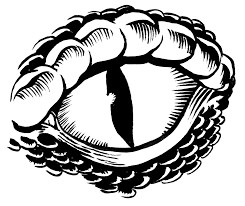
#> input picture data/eye.jpg, 245 x 206 px
$ jupyter execute --allow-errors Lesson6.ipynb   (shell and % lines are left out)
#> lines starting #> are read from the running program, lines starting #| are printed output that depends on the picture
# Введение Машинное обучение

# Что такое машинное обучение
Машинное обучение (Machine Learning) — обширный подраздел искусственного интеллекта,
изучающий методы построения алгоритмов, способных обучаться.

Различают два типа обучения:
* Обучение по прецедентам, или индуктивное обучение (обучение без учителя),
основано на выявлении общих закономерностей по частным эмпирическим данным.
* Дедуктивное обучение (обучение с учителем) предполагает формализацию знаний экспертов и их перенос в компьютер в виде базы знаний.
Дедуктивное обучение принято относить к области экспертных систем, поэтому термины машинное обучение и обучение по прецедентам можно считать синонимами.
### Решаемые задачи:
* Предсказание спроса
* Распознавание изображений
* Распознавание людей
* Определение возраста
* Детектирование объектов
* Определение позы
* Чат-боты
* Переводчики

# Работа с данными

Большинство моделей для машинного обучения представляют собой математические модели с обучаемыми коэффициентами.
К примеру, с помощью Машина Опорных Векторов задаётся гиперплоскостями, которые разделяют заданные характеристики на 2 группы. Параметры этих плоскостей являются обучаемыми параметрами

# Основные задачи машинного обучения

__Задача классификации__ — задача, в которой имеется множество объектов (ситуаций), разделённых некоторым образом на классы.

Примеры задач классификации:
* Задачи медицинской диагностики
* Предсказание месторождений полезных ископаемых
* Предсказание оттока клиентов
* Оптическое распознавание символов
* Обнаружение спама
* Предсказание возраста

__Задача регрессии__ - задача, которая позволяет определить по известным характеристикам объекта значение некоторого его параметра. В отличие от задачи классификации значением параметра является не конечное множество классов, а множество действительных чисел.

Примеры задач регрессии:
* Восстановление зависимости переменных
* Предсказание добычи
* Предсказание возраста

__Задача кластеризации__ - задача, которая заключается в поиске независимых групп (кластеров) и их характеристик во всем множестве анализируемых данных. Решение этой задачи помогает лучше понять данные. Кроме того, группировка однородных объектов позволяет сократить их число, а следовательно, и облегчить анализ.

Примеры задач кластеризации:
* Разбиение клиентов на целевые группы
* Выделение групп людей на основе графа связей в социальных сетях
* Повышение релевантности ответов на поисковые запросы путем группировки веб-сайтов по смысловым значениям поискового запроса
* Кластеризация используется в сегментации изображений для определения границ и распознавания объектов

# Scikit-learn

Для работы с Машинным обучением в Python используется библиотека Scikit-learn.

__Библиотека Scikit-learn__ — самый распространенный выбор для решения задач классического машинного обучения. Она предоставляет широкий выбор алгоритмов обучения с учителем и без учителя. Одно из основных преимуществ библиотеки состоит в том, что она работает на основе нескольких распространенных математических библиотек, и легко интегрирует их друг с другом. Еще одним преимуществом является широкое сообщество и подробная документация.

Библиотека реализует следующие основные методы:

* __Линейные__: модели, задача которых построить разделяющую (для классификации) или аппроксимирующую (для регрессии) гиперплоскость.
* __Деревья решений__: обучение моделей, базирующихся на множестве условий, оптимально выбранных для решения задачи.
* __Ансамблевые методы__: методы, основанные на деревьях решений, которые комбинируют мощь множества деревьев, и таким образом повышают их качество работы, а также позволяют производить отбор признаков (бустинг, бэггинг, случайный лес, мажоритарное голосование).
* __Нейронные сети__: комплексный нелинейный метод для задач регрессии и классификации.
* __SVM__: нелинейный метод, который обучается определять границы принятия решений.
* __Наивный Байес__: прямое вероятностное моделирование для задач классификации.
* __PCA__: линейный метод понижения размерности и отбора признаков
* __t-SNE__: нелинейный метод понижения размерности.
* __K-средних__: самый распространенный метод для кластеризации, требущий на вход число кластеров, по которым должны быть распределены данные.

# Работа с признаками

Работа с признаками делится на 3 этапа:
* Извлечение признаков – превращение данных, специфических для предметной области, в понятные для модели векторы
* Преобразования признаков – трансформация данных для повышения точности алгоритма
* Выбор признаков – отсечение ненужных признаков

# Извлечение признаков (Feature Extraction)

# Тексты

[cell 1]
# N-граммы (комбинации из N последовательных терминов)
from sklearn.feature_extraction.text import CountVectorizer

print("Модель для N-грамм от 1 до 1 слова")
vect = CountVectorizer(ngram_range=(1, 1))
res = vect.fit_transform(['он не делает работу', 'не он делает работу']).toarray()
print(res)
print(vect.vocabulary_)

print()
print("Модель для N-грамм от 1 до 2 слов")
vect = CountVectorizer(ngram_range=(1, 2))
res = vect.fit_transform(['он не делает работу', 'не он делает работу']).toarray()
print(res)
print(vect.vocabulary_)

__TF-IDF__ — статистическая мера, используемая для оценки важности слова в контексте документа, являющегося частью коллекции документов или корпуса. Вес некоторого слова пропорционален частоте употребления этого слова в документе и обратно пропорционален частоте употребления слова во всех документах коллекции.

### Word2Vec

# Изображения

[cell 2]
import matplotlib.pyplot as plt
import numpy as np

[cell 3]
image = plt.imread('data/eye.jpg')
#> image is the input picture: shape (206, 245, 3); min 0, max 255, mean 183.5
print(image.shape)
#| (206, 245, 3)
print(image[:2, :3])
#| [[[255 255 255]
#|   [255 255 255]
#|   [255 255 255]]
#|  [[255 255 255]
#|   [255 255 255]
#|   [255 255 255]]]
plt.imshow(image)
plt.show()

# Время

[cell 4]
import numpy as np
import pandas as pd

# Устанавливаем точность для отображения вещественных чисел numpy массивов
np.set_printoptions(precision=3)

#> (the rest of this cell did not finish here and is left out)

#> (a cell that did not finish here is left out)

[cell 6]
# Проекция на окружность с последующим использованием двух координат
def make_harmonic_features(value, period=24):
    value *= 2 * np.pi / period
    return np.cos(value), np.sin(value)

hours = np.random.randint(0, 24, size=(10)).astype(float)
print(hours)
cos_, sin_ = make_harmonic_features(hours)
print(cos_)
print(sin_)

# Категории

#> (a cell that did not finish here is left out)

#> (a cell that did not finish here is left out)

# Преобразования признаков (Feature transformations)

# Нормализация и изменение распределения

#> (a cell that did not finish here is left out)

[cell 10]
# Масштабирование
from sklearn.preprocessing import MinMaxScaler, StandardScaler

scaler = StandardScaler()  # (x - x.mean()) / x.std()
#> (the rest of this cell did not finish here and is left out)

[cell 11]
# Изменение распределения
from scipy.stats import lognorm

# Содаем случайные данные с логнормальным распределением
data = lognorm(s=1).rvs(1000)
plt.hist(data, bins=100)
plt.show()
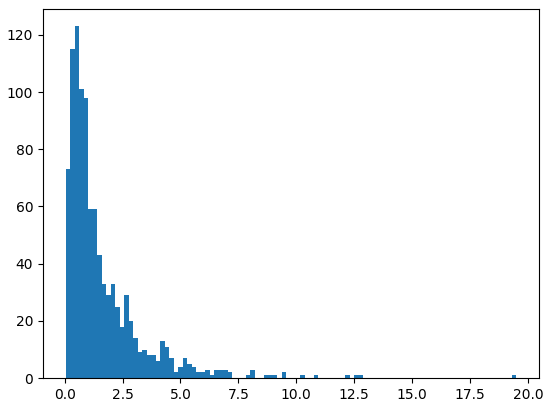
#> figure drawn by matplotlib, 1 panel; tallest bar 123 high, from x = 0.427 to 0.622

[cell 12]
# С помощью логарифмирования приводим к нормальному распределению
plt.hist(np.log(data), bins=100)
plt.show()
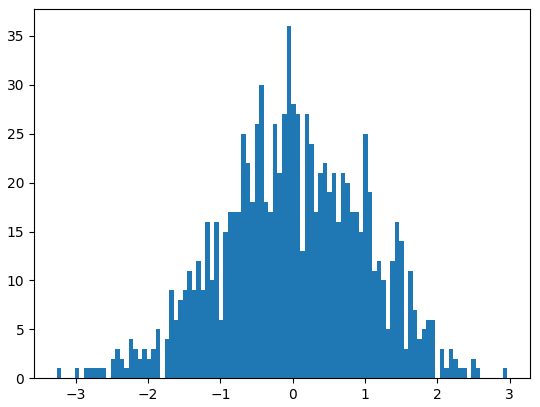
#> figure drawn by matplotlib, 1 panel; tallest bar 36 high, from x = -0.086 to -0.0236
